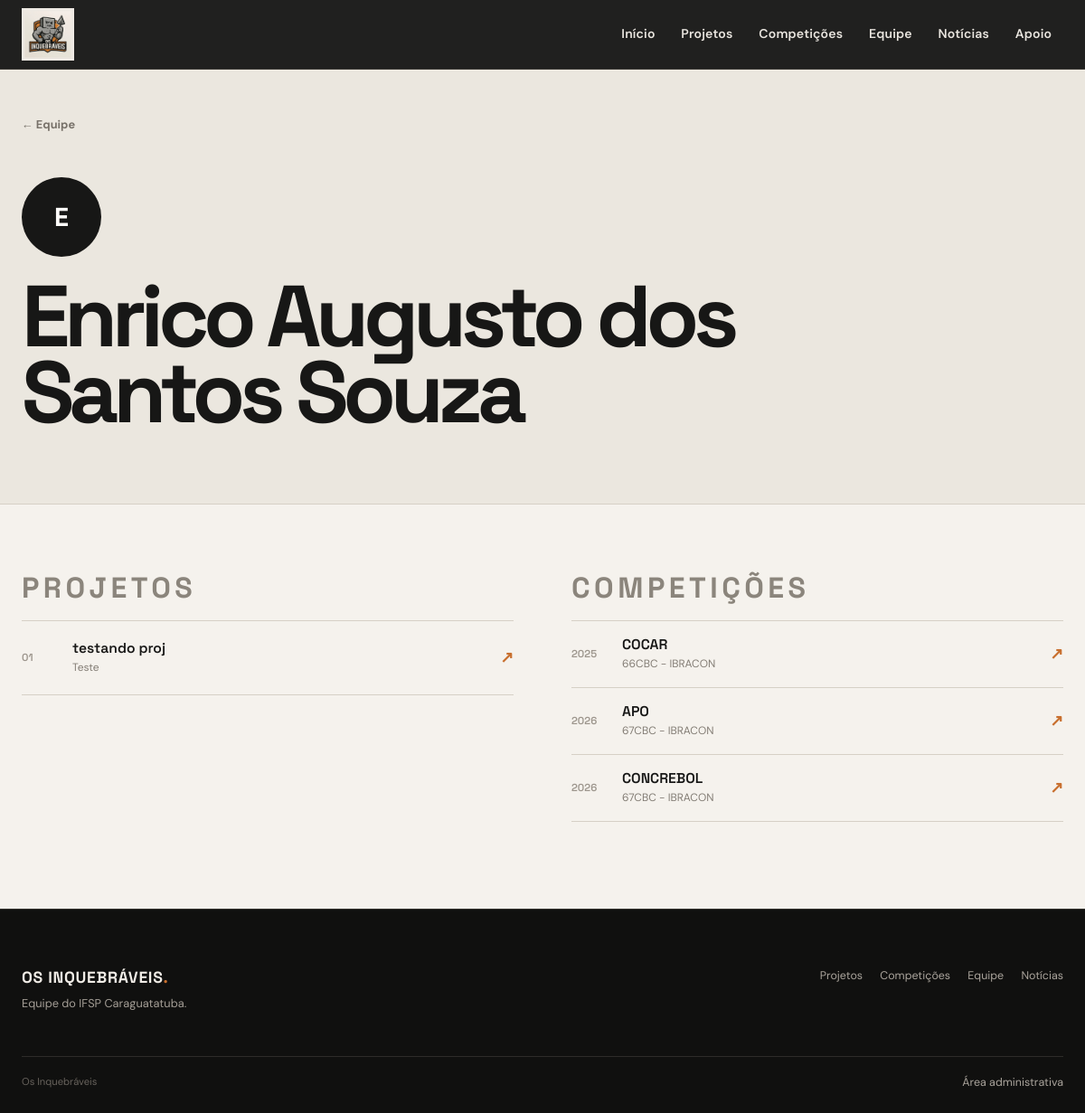
/membros/1, run on the app's committed database.
### models.py (models this page shows)
class Pessoa(db.Model):
    __tablename__ = "pessoa"
    id = db.Column(
        db.Integer,
        primary_key=True
    )
    nome = db.Column(
        db.String(120),
        nullable=False
    )
    Setor = db.Column(
        db.String(120)
    )
    Cargo = db.Column(
        db.String(120)
    )
    email = db.Column(
        db.String(120)
    )
    resumo = db.Column(
        db.Text
    )
    linkedin_url = db.Column(
        db.String(255)
    )
    github_url = db.Column(
        db.String(255)
    )
    lattes_url = db.Column(
        db.String(255)
    )
    portfolio_url = db.Column(
        db.String(255)
    )
    projetos_assoc = db.relationship(
        "PessoaProjeto",
        back_populates="pessoa",
        cascade="all, delete-orphan"
    )
    competicoes_assoc = db.relationship(
        "PessoaCompeticao",
        back_populates="pessoa",
        cascade="all, delete-orphan"
    )

class PessoaProjeto(db.Model):
    __tablename__ = "pessoa_projeto"
    pessoa_id = db.Column(
        db.Integer,
        db.ForeignKey("pessoa.id"),
        primary_key=True
    )
    projeto_id = db.Column(
        db.Integer,
        db.ForeignKey("projeto.id"),
        primary_key=True
    )
    funcao = db.Column(db.String(120))
    pessoa = db.relationship(
        "Pessoa",
        back_populates="projetos_assoc"
    )
    projeto = db.relationship(
        "Projeto",
        back_populates="pessoas_assoc"
    )

class Projeto(db.Model):
    __tablename__ = "projeto"
    id = db.Column(
        db.Integer,
        primary_key=True
    )
    nome = db.Column(
        db.String(120),
        nullable=False
    )
    slug = db.Column(
        db.String(120),
        unique=True,
        nullable=False
    )
    area = db.Column(
        db.String(120)
    )
    descricao = db.Column(
        db.Text
    )
    competicoes = db.relationship(
        "Competicao",
        secondary=projeto_competicao,
        back_populates="projetos"
    )
    pessoas_assoc = db.relationship(
        "PessoaProjeto",
        back_populates="projeto",
        cascade="all, delete-orphan"
    )

class PessoaCompeticao(db.Model):
    __tablename__ = "pessoa_competicao"
    pessoa_id = db.Column(
        db.Integer,
        db.ForeignKey("pessoa.id"),
        primary_key=True
    )
    competicao_id = db.Column(
        db.Integer,
        db.ForeignKey("competicao.id"),
        primary_key=True
    )
    funcao = db.Column(db.String(120))
    pessoa = db.relationship(
        "Pessoa",
        back_populates="competicoes_assoc"
    )
    competicao = db.relationship(
        "Competicao",
        back_populates="pessoas_assoc"
    )

class Competicao(db.Model):
    __tablename__ = "competicao"
    id = db.Column(
        db.Integer,
        primary_key=True
    )
    categoria = db.Column(
        db.String(120)
    )
    ano = db.Column(
        db.Integer
    )
    congresso = db.Column(
        db.String(120)
    )
    projetos = db.relationship(
        "Projeto",
        secondary=projeto_competicao,
        back_populates="competicoes"
    )
    pessoas_assoc = db.relationship(
        "PessoaCompeticao",
        back_populates="competicao",
        cascade="all, delete-orphan"
    )

### routes.py (the view)
    @app.route("/membros/<int:pessoa_id>")
    def detalhe_membro(pessoa_id):
        pessoa = Pessoa.query.get_or_404(pessoa_id)
        return render_template("membros/detalhe.html", pessoa=pessoa)

### templates/membros/detalhe.html (shortened to what this page needs)
{% extends "base.html" %}
{% block conteudo %}
<section class="person-hero">
  <div class="container person-hero-inner">
    <a class="back-link" href="{{ url_for('lista_membros') }}">← Equipe</a>
    <div class="person-avatar person-avatar-xl">{{ pessoa.nome[:1]|upper }}</div>
    <h1>{{ pessoa.nome }}</h1>
  </div>
</section>
<section class="section section-light section-top">
  <div class="container related-grid">
    <div>
      <div class="content-label">PROJETOS</div>
      <div class="stack-list">
        {% for vinculo in pessoa.projetos_assoc %}
        <a class="related-row related-row-large" href="{{ url_for('detalhe_projeto', slug=vinculo.projeto.slug) }}">
          <span class="row-number">0{{ loop.index }}</span>
          <div><strong>{{ vinculo.projeto.nome }}</strong><small>{{ vinculo.funcao or vinculo.projeto.area }}</small></div>
          <b>↗</b>
        </a>
        {% else %}
        <div class="empty-state">Nenhum projeto vinculado ainda.</div>
        {% endfor %}
      </div>
    </div>
    <div>
      <div class="content-label">COMPETIÇÕES</div>
      <div class="stack-list">
        {% for vinculo in pessoa.competicoes_assoc %}
        <a class="related-row" href="{{ url_for('detalhe_competicao', competicao_id=vinculo.competicao.id) }}">
          <span class="row-number">{{ vinculo.competicao.ano }}</span>
          <div><strong>{{ vinculo.competicao.categoria }}</strong><small>{{ vinculo.funcao or vinculo.competicao.congresso }}</small></div>
          <b>↗</b>
        </a>
        {% else %}
        <div class="empty-state">Nenhuma participação direta cadastrada.</div>
        {% endfor %}
      </div>
    </div>
  </div>
</section>
{% endblock %}

### static/css/style.css (style rules this page uses)
:root { --ink:#171716; --ink-2:#2b2719; --paper:#f5f2ed; --paper-2:#ebe7df; --white:#fffdfa; --line:#d6d0c6; --line-dark:#45423d; --orange:#c86f2e; --orange-2:#e28a42; --muted:#777169; --shadow:0 20px 50px rgba(20,18,15,.09); --radius:3px; --max:1180px; }
* { box-sizing:border-box }
html { scroll-behavior:smooth }
body { margin:0;background:var(--paper);color:var(--ink);font-family:"DM Sans",system-ui,sans-serif;line-height:1.55 }
a { color:inherit }
.container { width:min(calc(100% - 48px),var(--max));margin-inline:auto }
.section { padding:6rem 0 }
.section-light { background:var(--paper) }
.section-top { padding-top:4.5rem }
.person-avatar { display:grid;place-items:center;width:48px;height:48px;background:var(--ink);color:var(--white);font:700 1rem "Space Grotesk";border-radius:50% }
.page-hero h1,.detail-hero h1,.person-hero h1,.article-hero h1 { margin:0;font:700 clamp(3.3rem,8vw,7rem) "Space Grotesk";line-height:.88;letter-spacing:-.065em }
.back-link { display:inline-flex;margin-bottom:4rem;color:#777169;text-decoration:none;font-size:.8rem;font-weight:700 }
.content-label { margin-bottom:1rem;color:#8b857c;font:700 .68rem "Space Grotesk";font-size: 2rem;letter-spacing:.14em }
.related-grid { display:grid;grid-template-columns:repeat(2,minmax(0,1fr));gap:4rem }
.stack-list { border-top:1px solid var(--line) }
.related-row { display:grid;grid-template-columns:auto 1fr auto;gap:1rem;align-items:center;padding:1rem 0;border-bottom:1px solid var(--line);text-decoration:none }
.related-row>span:first-child { min-width:40px;color:#9c958c;font:600 .72rem "Space Grotesk" }
.related-row strong { display:block;font:600 .98rem "Space Grotesk" }
.related-row small { display:block;margin-top:.15rem;color:#837d75;font-size:.75rem }
.related-row b { font-size:1.1rem;color:var(--orange) }
.related-row-large { padding:1.25rem 0 }
.row-number { font:600 .75rem "Space Grotesk" }
.person-hero { background:var(--paper-2);padding:3rem 0 5rem;border-bottom:1px solid var(--line) }
.person-hero-inner { text-align:left }
.person-avatar-xl { width:88px;height:88px;margin:0 0 1.5rem;font-size:1.8rem }
.person-hero .back-link { margin-bottom:3rem }
.person-hero h1 { max-width:850px }

### data on the page
Pessoa: nome "E", nome "Enrico Augusto dos Santos Souza"
PessoaProjeto: projeto.nome "testando proj", funcao.area "Teste"
PessoaCompeticao: competicao.ano "2025", competicao.categoria "COCAR", funcao.congresso "66CBC - IBRACON"
PessoaCompeticao: competicao.ano "2026", competicao.categoria "APO", funcao.congresso "67CBC - IBRACON"
PessoaCompeticao: competicao.ano "2026", competicao.categoria "CONCREBOL", funcao.congresso "67CBC - IBRACON"
